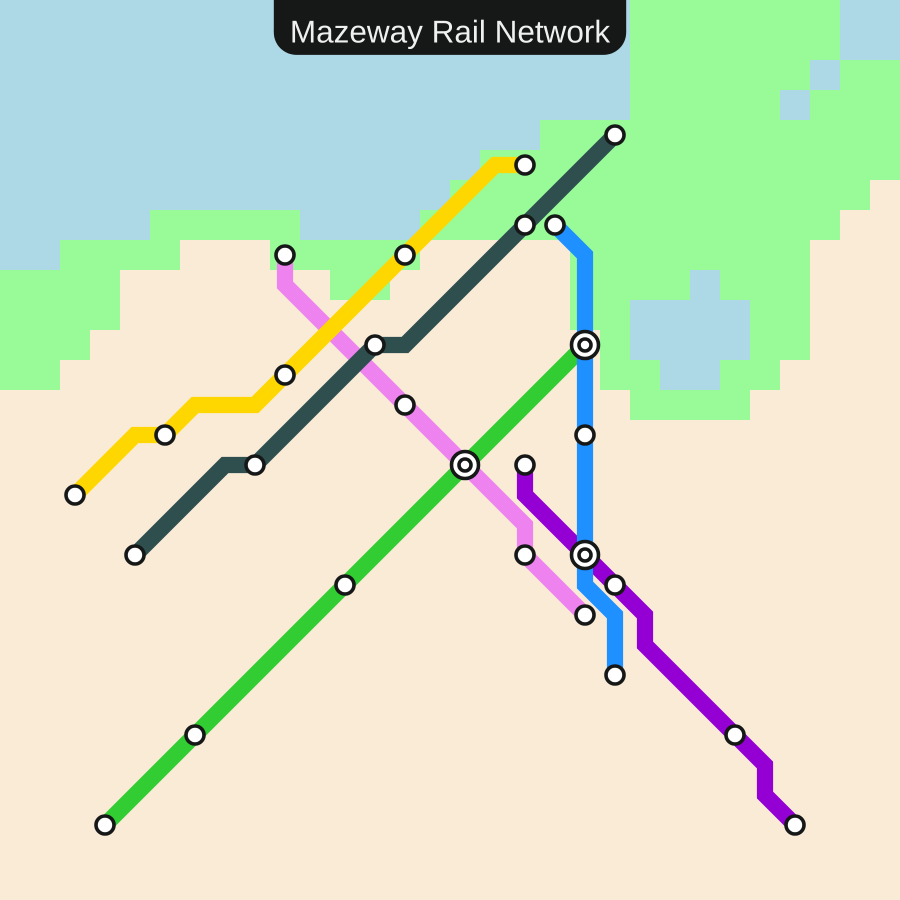
Frame 1 (no input)
Frame 60 (no input): identical to frame 1, image omitted
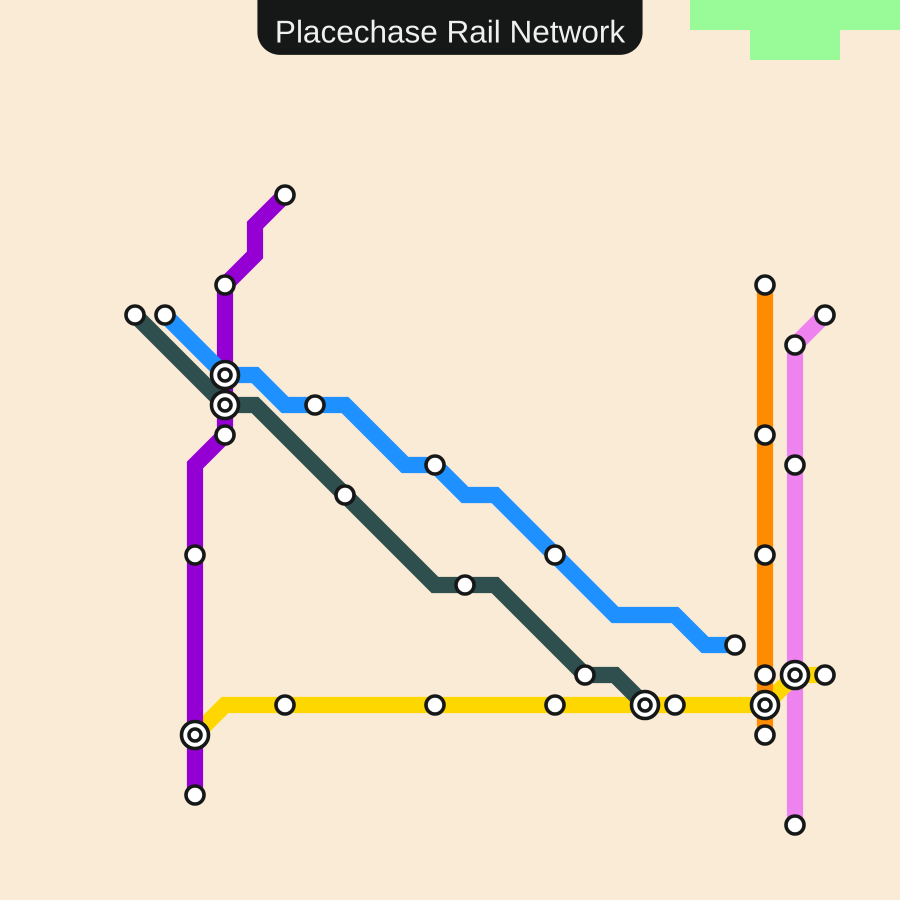
Frame 120 (the mouse pressed at the canvas centre since frame 60)

The p5.js sketch that drew these frames (run headless with seeded random() and noise() and a simulated clock; from frame 60 on, the mouse is pressed at the canvas centre):

// p5.js sketch
// ── sketch.js
let res = 30;
let minDist = res / 2;

let grid = [];
let dX, dY, dir;

let city = [];
let cityDist = res / 8;

let cellSize = 0;

let numLines = 8;

let lines = [];

let lineColours = [];

let stations = [];

let dirs = [
  [0, -1],
  [1, -1],
  [1, 0],
  [1, 1],
  [0, 1],
  [-1, 1],
  [-1, 0],
  [-1, -1],
];

let stationNames = [];
let networkName;
let termini = [];
let lineNames = [];

let colours = [
  "orangered",
  "darkorange",
  "gold",
  "limegreen",
  "dodgerblue",
  "darkviolet",
  "violet",
  "darkslategray",
];

function setup() {
  let dim = min(windowWidth, windowHeight);
  createCanvas(dim * 0.9, dim * 0.9);

  // randomSeed(10);
  // noiseSeed(9);

  cellSize = floor(width / res);
  resizeCanvas(res * cellSize, res * cellSize);

  pixelDensity(2);
  genMap();
  genLines();
  genNames();
}

function updateDir() {
  let a = random([-1, 0, 1]);
  let b = random([-1, 0, 1]);
  dX += a;
  dY += b;
  dX = constrain(dX, -1, 1);
  dY = constrain(dY, -1, 1);
  while (dX == 0 && dY == 0) {
    dX -= a;
    dY -= b;
    a = random([-1, 0, 1]);
    b = random([-1, 0, 1]);
    dX += a;
    dY += b;
    dX = constrain(dX, -1, 1);
    dY = constrain(dY, -1, 1);
  }
}

function turn(){
  dir = (dir + random([1, 2, 6, 7]))%8;
  dX = dirs[dir][0];
  dY = dirs[dir][1];
}

function genLinesX() {
  numLines = 1;

  for (let i = 0; i < numLines; i++) {
    //Choose colour
    let r = floor(random(colours.length));
    while (lineColours.indexOf(r) != -1) {
      r = floor(random(colours.length));
    }
    lineColours[i] = r;

    //Create lines array for vertices
    lines[i] = [];
    let vert = lines[i];

    //Choose starting position
    let x = floor(random(2, res - 2));
    let y = floor(random(2, res - 2));

    //Can't start in water
    while (grid[x][y] == "lightblue") {
      x = floor(random(2, res - 2));
      y = floor(random(2, res - 2));
    }

    vert.push([x, y]);

    //Choose line length
    let len = floor(random(res / 2, (3 * res) / 4));

    len = 31;

    //Choose starting direction
    dir = floor(random(8));
    dX = dirs[dir][0];
    dY = dirs[dir][1];
    
    //line of sight
    let waterDist = Infinity;
    let landAhead = false;
    let turned = false;

    for (let v = 0; v < len; v++) {
      //reset flags
      waterDist = Infinity;
      landAhead = false;
      turned = false;
      
      //Turn on border
      if (x >= res-2){
        dir = random([0, 4, 7, 5]);
        turned = true;
      }
      if (x <= 2){
        dir = random([0, 4, 3, 1]);
        turned = true;
      }
      if (y >= res-2){
        dir = random([1, 7, 2, 6]);
        turned = true;
      }
      if (y <= 2){
        dir = random([2, 3, 5, 6]);
        turned = true;
      }
        dX = dirs[dir][0];
        dY = dirs[dir][0];
      
      //Look ahead
      let a = x;
      let b = y;
      let sight = 0;
      for (let n = 0; n < res * 2; n++) {
        a += dX;
        if (a + dX < 2 || a + dX > res - 2) {
          sight = n;
          break;
        }

        b += dY;
        if (b + dY < 2 || b + dY > res - 2) {
          sight = n;
          break;
        }
      }
      
      for (let s = sight; s > 0; s--){
        let sightLine = grid[x+dX*s][y+dY*s][0];
        
        //Check water distance
        if (sightLine == "lightblue"){
           waterDist = s;
        }
        
        //Check if land ahead
        if (sightLine == "palegreen" || sightLine == "antiquewhite"){
           landAhead = true;
        }
        
      }
      
      //Turn if close to border and not one water
      if (random(sight) < 1 && grid[x][y][0] != 'lightblue' && !turned){
        // let prevDir = dir;
        // turn();
        // while (x+dX > res-2 || x+dX < 2 || y+dY > res-2 || y+dY < 2){
        //   dir = prevDir;
        //   turn();
        // }
        // turned = true;
      }
      
      if (!landAhead && waterDist < 2 && !turned){
        let prevDir = dir;
        turn();
        while (grid[x+dX][y+dY][0] == 'lightblue'){
          dir = prevDir;
          turn();
        }
        print(v);
      }
      
      x += dX;
      y += dY;
      vert.push([x,y]);
      
    }
  }
}

function genLines1() {
  numLines = 5;

  for (let i = 0; i < numLines; i++) {
    //Choose colour
    let r = floor(random(colours.length));
    while (lineColours.indexOf(r) != -1) {
      r = floor(random(colours.length));
    }
    lineColours[i] = r;

    //Create lines array for vertices
    lines[i] = [];
    let vert = lines[i];

    //Choose starting position
    let x = floor(random(2, res - 2));
    let y = floor(random(2, res - 2));

    //Can't start in water
    while (grid[x][y] == "lightblue") {
      x = floor(random(2, res - 2));
      y = floor(random(2, res - 2));
    }

    vert.push([x, y]);

    //Choose line length
    let len = floor(random(res / 2, (3 * res) / 4));

    //Choose direction to travel
    //Head toward centre if on outer thirds
    if (x < res / 3) {
      dX = 1;
    } else if (x > (2 * res) / 3) {
      dX = -1;
    } else {
      dX = random([-1, 0, 1]);
    }
    if (y < res / 3) {
      dY = 1;
    } else if (y > (2 * res) / 3) {
      dY = -1;
    } else {
      dY = random([-1, 0, 1]);
    }

    len = 6;

    let waterLen = 0;
    let backTrack = false;
    let coolDown = 0;

    //Loop through length, find valid verts
    for (let v = 0; v < len; v++) {
      //Sometimes update direction, when not in water, more likely near edges
      let denom = dist(res, res, res / 2, res / 2);
      coolDown += 0.3;
      if (
        random() < (coolDown * dist(x, y, res / 2, res / 2)) / denom &&
        waterLen == 0
      ) {
        updateDir();
        coolDown = 0;
      }

      //Check if next vert valid
      let newX = x + dX;
      let newY = y + dY;

      //If 2 from edge, change direction
      while (newX <= 2 || newX >= res - 2 || newY <= 2 || newY >= res - 2) {
        updateDir();
        newX = x + dX;
        newY = y + dY;
      }

      //If intersect other track, either crossing, or follow along other track until parting
      for (let t = 0; t < lines.length; t++) {
        if (t != i) {
          for (let p = 0; p < lines[t].length; p++) {
            if (lines[t][p][0] == newX && lines[t][p][1] == newY) {
              print("collision");
            }
          }
        }
      }

      //If intersect self, loop formed, terminate
      for (let p = 0; p < vert.length; p++) {
        if (vert[p][0] == newX && vert[p][1] == newY) {
          print("self-collide");
          len = v;
        }
      }

      //If water, straight line until land
      //If no land, backtrack and change direction
      if (grid[newX][newY][0] == "lightblue") {
        waterLen++;
        //if no land
        if (
          waterLen > 0 &&
          (newX <= 2 ||
            newX >= res - 2 ||
            newY <= 2 ||
            newY >= res - 2 ||
            v == len - 1 ||
            v == len)
        ) {
          backTrack = true;

          // print(vert[v-2]);
          dX = newX - vert[v - 2][0];
          dY = newY - vert[v - 2][1];
          // dX = 0;
          // dY = 0;
          for (let n = 0; n < waterLen - 1; n++) {
            vert.pop();
          }
          v = vert.length;
          x = vert[v - 1][0];
          y = vert[v - 1][1];
          updateDir();
          waterLen = 0;
        }
      } else {
        waterLen = 0;
      }

      //Otherwise draw vert
      if (!backTrack) {
        x += dX;
        y += dY;
        vert.push([x, y]);
        grid[x][y].push(i);
      } else {
        backTrack = false;
      }
    }
  }
}

function genLines() {
  numLines = floor(random(5, 9));

  for (let i = 0; i < numLines; i++) {
    let r = floor(random(colours.length));
    while (lineColours.indexOf(r) != -1) {
      r = floor(random(colours.length));
    }
    lineColours[i] = r;

    lines[i] = [];

    let startX = floor(random(2, res - 2));
    let startY = floor(random(2, res - 2));

    while (grid[startX][startY] == "lightblue") {
      startX = floor(random(2, res - 2));
      startY = floor(random(2, res - 2));
    }

    let endX = floor(random(2, res - 2));
    let endY = floor(random(2, res - 2));
    while (
      grid[endX][endY] == "lightblue" ||
      dist(endX, endY, startX, startY) < minDist
    ) {
      endX = floor(random(2, res - 2));
      endY = floor(random(2, res - 2));
    }

    lines[i].push([startX, startY]);

    if (grid[startX][startY][1] != undefined) {
      termini.push(stations.length);
      stations.push([startX, startY, 1, i]);
    } else {
      termini.push(stations.length);
      stations.push([startX, startY, 0, i]);
    }
    grid[startX][startY].push(i);

    let xDif = endX - startX;
    let yDif = endY - startY;

    let xs = [];
    for (let n = 0; n < abs(xDif); n++) {
      xs.push(Math.sign(xDif));
    }

    let ys = [];
    for (let n = 0; n < abs(yDif); n++) {
      ys.push(Math.sign(yDif));
    }

    let dif = abs(xDif) - abs(yDif);
    if (abs(xDif) > abs(yDif)) {
      for (let n = 0; n < dif; n++) {
        ys.splice(floor(random(ys.length)), 0, 0);
      }
    } else {
      for (let n = 0; n < -dif; n++) {
        xs.splice(floor(random(xs.length)), 0, 0);
      }
    }

    let x = startX;
    let y = startY;

    let len = 3;
    let overlap = 0;

    for (let n = 0; n < xs.length - 1; n++) {
      x += xs[n];
      y += ys[n];

      if (grid[x][y][1] != undefined) {
        // if (overlap == 0){
        overlap++;
        lines[i].push([x, y]);
        if (grid[x][y] != "lightblue") {
          stations.push([x, y, 1, i]);
        }
        len = 3;
        // }
        // else {
        //   stations.pop();
        //   let prev = lines[i].pop();
        //   // lines[i].push([prev[0]+1, prev[1]+1]);
        //   // lines[i].push([x+1, y+1]);
        //   // stations.push([x, y, 2, i]);
        //   len = 3;
        // }
      } else {
        if (overlap > 1) {
          let last = stations[stations.length - 1];
          let prev = stations[stations.length - 2];
          let xDif = last[0] - prev[0];
          let yDif = last[1] - prev[1];
          let xStart = last[0] - overlap * xDif;
          let yStart = last[1] - overlap * yDif;
          // let first = lines[i][stations.length-(overlap+2)];
          // let xOff = xStart-first[0];
          // let yOff = yStart-first[1];
          let xOff = 0,
            yOff = 0;
          for (let q = 0; q < overlap; q++) {
            if(stations.length > 0){
              stations.pop();
              lines[i].pop();
            }  
          }
          for (let q = 0; q < overlap; q++) {
            // lines[i].push([xStart-xDif/2, yStart+yDif/2]);
            // stations.push([xStart-xDif/2, yStart+yDif/2, 1, i]);
            xStart += xDif;
            yStart += yDif;
          }
        }

        overlap = 0;

        lines[i].push([x, y]);
        if (grid[x][y] != "lightblue") {
          if (random() < 0.8 && len > 0) {
            len--;
          } else if (len == 0) {
            len = 3;
            stations.push([x, y, 0, i]);
          }
        }
      }
      grid[x][y].push(i);
    }

    lines[i].push([endX, endY]);
    if (grid[endX][endY][1] != undefined) {
      termini.push(stations.length);
      stations.push([endX, endY, 1, i]);
    } else {
      termini.push(stations.length);
      stations.push([endX, endY, 0, i]);
    }
    grid[endX][endY].push(i);
  }
}

function genNames() {
  //duplicate name arrays
  let a = [...name];
  let b = [...suffix];
  let c = [...place];

  //Station names
  for (let i = 0; i < stations.length; i++) {
    let st = a.splice(floor(random(a.length)), 1);

    let mid = "";
    if (random() < 0.8) {
      mid = b.splice(floor(random(b.length)), 1);
    }

    let nd = "";
    if (mid == "") {
      if (random() < 0.8) {
        nd = " " + c.splice(floor(random(c.length)), 1);
      }
    } else {
      if (random() < 0.4) {
        nd = " " + c.splice(floor(random(c.length)), 1);
      }
    }
    stationNames.push(st + mid + nd);
  }

  //Line names
  for (let i = 0; i < numLines; i++) {
    if (random() < 0.5) {
      lineNames.push(
        random([stationNames[termini[i * 2]], stationNames[termini[i * 2 - 1]]])
      );
    } else {
      let st = a.splice(floor(random(a.length)), 1);

      let mid = "";
      if (random() < 0.8) {
        mid = b.splice(floor(random(b.length)), 1);
      }

      let nd = "";
      if (mid == "") {
        if (random() < 0.8) {
          nd = " " + c.splice(floor(random(c.length)), 1);
        }
      } else {
        if (random() < 0.4) {
          nd = " " + c.splice(floor(random(c.length)), 1);
        }
      }
      lineNames.push(st + mid + nd);
    }
  }

  networkName =
    a.splice(floor(random(a.length)), 1) + b.splice(floor(random(b.length)), 1);
}

function genMap() {
  noiseSeed(random(10000));
  let blueCount = 0;
  grid = [];
  for (let i = 0; i < res; i++) {
    grid[i] = [];
    for (let j = 0; j < res; j++) {
      let fid = 23;
      let n = noise(i / fid, j / fid);
      let c = "antiquewhite"; //default ground
      if (blueCount < res * res * 0.7) {
        if (n < 0.36) {
          c = "lightblue";
          blueCount++;
        } else if (n < 0.43) {
          c = "palegreen";
        }
      }
      grid[i][j] = [c];
    }
  }
  let x = floor(random(res));
  let y = floor(random(res));
  while (grid[x][y] == "lightblue") {
    x = floor(random(res));
    y = floor(random(res));
  }
  city = [x, y];
}

function draw() {
  background("antiquewhite");

  //DISPLAY MAP
  strokeWeight(width * 0.001);
  noStroke();
  // stroke(0);
  for (let i = 0; i < res; i++) {
    for (let j = 0; j < res; j++) {
      fill(grid[i][j][0]);
      square(i * cellSize, j * cellSize, cellSize);
    }
  }

  //DISPLAY LINES
  strokeWeight(width * 0.018);
  noFill();
  for (let i = 0; i < lines.length; i++) {
    stroke(colours[lineColours[i]]);
    beginShape();
    for (let v of lines[i]) {
      vertex(v[0] * cellSize + cellSize / 2, v[1] * cellSize + cellSize / 2);
    }
    endShape();
  }

  //DISPLAY STATIONS
  fill(255);
  stroke(22, 24, 24);
  strokeWeight(width * 0.004);
  for (let i = 0; i < stations.length; i++) {
    if (stations[i][2] == 1) {
      ellipse(
        stations[i][0] * cellSize + cellSize / 2,
        stations[i][1] * cellSize + cellSize / 2,
        cellSize * 0.9
      );
      ellipse(
        stations[i][0] * cellSize + cellSize / 2,
        stations[i][1] * cellSize + cellSize / 2,
        cellSize * 0.4
      );
    } else if (stations[i][2] == 0) {
      ellipse(
        stations[i][0] * cellSize + cellSize / 2,
        stations[i][1] * cellSize + cellSize / 2,
        cellSize * 0.6
      );
    } else {
      rect(
        stations[i][0] * cellSize,
        stations[i][1] * cellSize,
        cellSize * 1.5,
        cellSize * 0.6,
        cellSize
      );
    }
  }

  //CITY CENTRE?
  push();
  noFill();
  stroke(255);
  // ellipse(city[0]*cellSize, city[1]*cellSize, cityDist*cellSize);
  pop();

  //DISPLAY NETWORK NAME
  noStroke();
  textAlign(CENTER, TOP);
  textSize(width * 0.035);
  let tw = textWidth(networkName + " Rail Network");
  fill(22, 24, 24);
  rect(
    width * 0.5 - tw * 0.55,
    height * 0.011,
    tw * 1.1,
    height * 0.05,
    width * 0.05
  );
  rect(width * 0.5 - tw * 0.55, 0, tw * 1.1, height * 0.035);
  fill(240);
  text(networkName + " Rail Network", width * 0.5, height * 0.02);

  //Display station and line name
  let linName;
  let linCol;

  textAlign(LEFT, TOP);
  textSize(width * 0.035);
  let numHov = 0;
  for (let i = 0; i < stations.length; i++) {
    let st = stations[i];
    if (
      mouseX > st[0] * cellSize &&
      mouseX < (st[0] + 1) * cellSize &&
      mouseY > st[1] * cellSize &&
      mouseY < (st[1] + 1) * cellSize
    ) {
      //Highlight
      if (stations[i][2] == 0) {
        fill(colours[lineColours[stations[i][3]]]);
      } else {
        fill(0);
      }
      stroke(0);
      strokeWeight(width * 0.004);
      ellipse(
        stations[i][0] * cellSize + cellSize / 2,
        stations[i][1] * cellSize + cellSize / 2,
        cellSize * 0.9
      );

      //STATION NAME
      noStroke();
      tw = textWidth(stationNames[i]);
      fill(22, 24, 24);
      let tOffset = 0;
      if (mouseX > width / 2) {
        tOffset = -tw * 1.15;
      }
      rect(
        (st[0] + 1) * cellSize - tw * 0.03 + tOffset,
        st[1] * cellSize - cellSize * 0.2,
        tw * 1.06,
        cellSize * 1.4,
        cellSize * 0.2
      );
      fill(240);
      text(stationNames[i], (st[0] + 1) * cellSize + tOffset, st[1] * cellSize);

      numHov++;

      //LINE NAME
      if (stations[i][2] == 1) {
        linName = "Interchange";
        linCol = [22, 24, 24];
      } else {
        linName = lineNames[stations[i][3]] + " Line";
        linCol = colours[lineColours[stations[i][3]]];
      }
    }
  }

  if (numHov > 0) {
    noCursor();
    textAlign(CENTER, BOTTOM);
    textSize(width * 0.035);
    tw = textWidth(linName);
    fill(linCol);
    rect(
      width * 0.5 - tw * 0.55,
      height * 0.989 - height * 0.05,
      tw * 1.1,
      height * 0.05,
      width * 0.05
    );
    rect(
      width * 0.5 - tw * 0.55,
      height - height * 0.035,
      tw * 1.1,
      height * 0.035
    );
    fill(240);
    text(linName, width * 0.5, height * 0.99);
  } else {
    cursor(ARROW);
  }
}

function mousePressed() {
  city = [];

  lines = [];

  lineColours = [];

  stations = [];

  stationNames = [];
  termini = [];
  lineNames = [];

  colours = [
    "orangered",
    "darkorange",
    "gold",
    "limegreen",
    "dodgerblue",
    "darkviolet",
    "violet",
    "darkslategray",
  ];
  setup();
}

function windowResized() {
  let dim = min(windowWidth, windowHeight);
  resizeCanvas(dim * 0.9, dim * 0.9);
  cellSize = floor(width / res);
  resizeCanvas(res * cellSize, res * cellSize);
}

let name = [
  "Red",
  "Orange",
  "Yellow",
  "Green",
  "Blue",
  "Indigo",
  "Violet",
  "Pink",
  "Purple",
  "Brown",
  "Black",
  "White",
  "Gray",
  "Silver",
  "Gold",
  "Teal",
  "Cyan",
  "Magenta",
  "Lime",
  "Olive",
  "Maroon",
  "Navy",
  "Beige",
  "Coral",
  "Peach",
  "Lavender",
  "Mint",
  "Mustard",
  "Burgundy",
  "Turquoise",
  "Crimson",
  "Scarlet",
  "Amber",
  "Emerald",
  "Sapphire",
  "Ruby",
  "Topaz",
  "Amethyst",
  "Jade",
  "Pearl",
  "Platinum",
  "Bronze",
  "Copper",
  "Tin",
  "Steel",
  "Chrome",
  "Brass",
  "Slate",
  "Charcoal",
  "Ivory",
  "Cream",
  "Khaki",
  "Tan",
  "Mauve",
  "Lilac",
  "Rose",
  "Sky",
  "Ocean",
  "Forest",
  "Desert",
  "Sunset",
  "Sunrise",
  "Midnight",
  "Dusk",
  "Dawn",
  "John",
  "Jane",
  "Paul",
  "Mary",
  "Mark",
  "Lisa",
  "Mike",
  "Sara",
  "Dave",
  "Beth",
  "Tom",
  "Ann",
  "Sam",
  "Sue",
  "Ben",
  "Amy",
  "Tim",
  "Eve",
  "Dan",
  "Joy",
  "Robert",
  "Michael",
  "William",
  "David",
  "Richard",
  "Charles",
  "Joseph",
  "Thomas",
  "Christopher",
  "Daniel",
  "Matthew",
  "Anthony",
  "Andrew",
  "Joshua",
  "Kevin",
  "Brian",
  "Ashley",
  "Jessica",
  "Amanda",
  "Melissa",
  "Sarah",
  "Jennifer",
  "Elizabeth",
  "Lauren",
  "Emily",
  "Stephanie",
  "Rebecca",
  "Megan",
  "Angela",
  "Nicole",
  "Kimberly",
  "Michelle",
  "James",
  "Ryan",
  "Tyler",
  "Eric",
  "Justin",
  "Jason",
  "Brandon",
  "Dustin",
  "Kyle",
  "Zachary",
  "Adam",
  "Cody",
  "Aaron",
  "Patrick",
  "Sean",
  "Corey",
  "Travis",
  "Jordan",
  "Brittany",
  "Kayla",
  "Chelsea",
  "Taylor",
  "Heather",
  "Amber",
  "Crystal",
  "Tiffany",
  "Erica",
  "Lindsay",
  "Vanessa",
  "Kelly",
  "Shannon",
  "Laura",
  "Christina",
  "Rachel",
  "Scott",
  "Kevin",
  "Brian",
  "Eric",
  "Justin",
  "Jason",
  "Brandon",
  "Dustin",
  "Kyle",
  "Zachary",
  "Adam",
  "Cody",
  "Aaron",
  "Patrick",
  "Sean",
  "Corey",
  "Travis",
  "Jordan",
  "Ashley",
  "Jessica",
  "Amanda",
  "Melissa",
  "Sarah",
  "Jennifer",
  "Elizabeth",
  "Lauren",
  "Emily",
  "Stephanie",
  "Rebecca",
  "Megan",
  "Angela",
  "Nicole",
  "Kimberly",
  "Michelle",
  "James",
  "Ryan",
  "Tyler",
  "Eric",
  "Justin",
  "Jason",
  "Brandon",
  "Dustin",
  "Kyle",
  "Zachary",
  "Adam",
  "Cody",
  "Aaron",
  "Patrick",
  "Sean",
  "Corey",
  "Travis",
  "Jordan",
  "Brittany",
  "Kayla",
  "Chelsea",
  "Taylor",
  "Heather",
  "Amber",
  "Crystal",
  "Tiffany",
  "Erica",
  "Lindsay",
  "Vanessa",
  "Kelly",
  "Shannon",
  "Laura",
  "Christina",
  "Rachel",
  "George",
  "Henry",
  "Edward",
  "William",
  "Thomas",
  "Charles",
  "James",
  "John",
  "Robert",
  "David",
  "Richard",
  "Joseph",
  "Christopher",
  "Daniel",
  "Matthew",
  "Anthony",
  "Andrew",
  "Joshua",
  "Kevin",
  "Brian",
  "Michael",
  "Ryan",
  "Tyler",
  "Eric",
  "Justin",
  "Jason",
  "Brandon",
  "Dustin",
  "Kyle",
  "Zachary",
  "Adam",
  "Cody",
  "Aaron",
  "Patrick",
  "Sean",
  "Corey",
  "Travis",
  "Jordan",
  "Elizabeth",
  "Victoria",
  "Alexandra",
  "Catherine",
  "Charlotte",
  "Margaret",
  "Mary",
  "Patricia",
  "Linda",
  "Barbara",
  "Elizabeth",
  "Jennifer",
  "Maria",
  "Susan",
  "Margaret",
  "Dorothy",
  "Virginia",
  "Frances",
  "Ruth",
  "Evelyn",
  "Alice",
  "Helen",
  "Mildred",
  "Lillian",
  "Gladys",
  "Ethel",
  "Carol",
  "Shirley",
  "Betty",
  "Sandra",
  "Nancy",
  "Donna",
  "Brenda",
  "Karen",
  "Deborah",
  "Cynthia",
  "Angela",
  "Melissa",
  "Laura",
  "Amanda",
  "Ashley",
  "Jessica",
  "Sarah",
  "Stephanie",
  "Rebecca",
  "Megan",
  "Nicole",
  "Kimberly",
  "Michelle",
  "Lauren",
  "Emily",
  "Brittany",
  "Kayla",
  "Chelsea",
  "Taylor",
  "Heather",
  "Amber",
  "Crystal",
  "Tiffany",
  "Erica",
  "Lindsay",
  "Vanessa",
  "Kelly",
  "Shannon",
  "Christina",
  "Rachel",
  "Ant",
  "Ape",
  "Bat",
  "Bear",
  "Bee",
  "Bird",
  "Boar",
  "Bug",
  "Cat",
  "Cod",
  "Cow",
  "Crab",
  "Crow",
  "Deer",
  "Dog",
  "Donkey",
  "Dove",
  "Duck",
  "Eagle",
  "Eel",
  "Elk",
  "Emu",
  "Fox",
  "Frog",
  "Fly",
  "Goat",
  "Goose",
  "Hare",
  "Hawk",
  "Hen",
  "Hog",
  "Horse",
  "Hound",
  "Ibex",
  "Jay",
  "Kite",
  "Kiwi",
  "Koala",
  "Lark",
  "Lion",
  "Llama",
  "Lobster",
  "Louse",
  "Lynx",
  "Mite",
  "Mole",
  "Moth",
  "Mouse",
  "Mule",
  "Newt",
  "Ox",
  "Owl",
  "Panda",
  "Pig",
  "Pike",
  "Pony",
  "Quail",
  "Rabbit",
  "Rat",
  "Raven",
  "Reindeer",
  "Rhino",
  "Roach",
  "Seal",
  "Shark",
  "Sheep",
  "Shrimp",
  "Slug",
  "Snail",
  "Snake",
  "Sole",
  "Squid",
  "Stingray",
  "Swan",
  "Tick",
  "Tiger",
  "Toad",
  "Trout",
  "Turkey",
  "Turtle",
  "Vole",
  "Wasp",
  "Whale",
  "Wolf",
  "Worm",
  "Yak",
  "Zebra",
  "Arch",
  "Arm",
  "Bed",
  "Beam",
  "Bench",
  "Box",
  "Carpet",
  "Chair",
  "Chimney",
  "Couch",
  "Deck",
  "Desk",
  "Door",
  "Drawer",
  "Floor",
  "Frame",
  "Gate",
  "Hall",
  "Hearth",
  "Hinge",
  "Island",
  "Lamp",
  "Mirror",
  "Molding",
  "Pillar",
  "Porch",
  "Roof",
  "Room",
  "Rug",
  "Screen",
  "Shingle",
  "Sink",
  "Sofa",
  "Stair",
  "Stool",
  "Table",
  "Tile",
  "Trim",
  "Vault",
  "Wall",
  "Window",
  "Wing",
  "Aft",
  "Ail",
  "Akin",
  "Alee",
  "Anew",
  "Ape",
  "Apt",
  "Arc",
  "Aught",
  "Aura",
  "Axe",
  "Aye",
  "Bale",
  "Balk",
  "Bard",
  "Bask",
  "Bate",
  "Bay",
  "Bide",
  "Bilk",
  "Bin",
  "Bite",
  "Blip",
  "Blot",
  "Bode",
  "Bog",
  "Bole",
  "Bolt",
  "Boon",
  "Bore",
  "Bough",
  "Brine",
  "Brisk",
  "Brood",
  "Bruin",
  "Bulk",
  "Bunt",
  "Burr",
  "Busk",
  "Cairn",
  "Cask",
  "Cave",
  "Chaff",
  "Chalk",
  "Chant",
  "Chasm",
  "Chat",
  "Chide",
  "Chin",
  "Chip",
  "Chirp",
  "Clam",
  "Clasp",
  "Clod",
  "Clout",
  "Cloy",
  "Coil",
  "Cope",
  "Cord",
  "Core",
  "Corm",
  "Coy",
  "Crag",
  "Cram",
  "Crane",
  "Creep",
  "Crimp",
  "Croak",
  "Croup",
  "Crumb",
  "Crust",
  "Cull",
  "Curb",
  "Curd",
  "Curl",
  "Daft",
  "Dank",
  "Dart",
  "Daub",
  "Daze",
  "Deem",
  "Den",
  "Dint",
  "Dire",
  "Ditch",
  "Dive",
  "Doff",
  "Dole",
  "Dolt",
  "Doom",
  "Dope",
  "Dote",
  "Dour",
  "Dreg",
  "Droll",
  "Drone",
  "Dross",
  "Drub",
  "Dupe",
  "Dusk",
  "Dyad",
  "Eke",
  "Eland",
  "Eld",
  "Emit",
  "Espy",
  "Etch",
  "Evil",
  "Ewer",
  "Fain",
  "Fane",
  "Farl",
  "Fawn",
  "Faze",
  "Fell",
  "Fen",
  "Fetch",
  "Fife",
  "File",
  "Fill",
  "Fin",
  "Fink",
  "Firm",
  "Fist",
  "Flag",
  "Flail",
  "Flak",
  "Flare",
  "Fleck",
  "Flee",
  "Fling",
  "Flint",
  "Flip",
  "Flit",
  "Flop",
  "Flout",
  "Flume",
  "Fob",
  "Fog",
  "Foil",
  "Fond",
  "Font",
  "Fool",
  "Fop",
  "Forge",
  "Foul",
  "Fount",
  "Frock",
  "Frond",
  "Fume",
  "Funk",
  "Fur",
  "Gaff",
  "Gage",
  "Gain",
  "Gait",
  "Gall",
  "Gamut",
  "Gape",
  "Garn",
  "Gash",
  "Gavel",
  "Gawk",
  "Gaze",
  "Gear",
  "Gel",
  "Gibe",
  "Gift",
  "Gill",
  "Gimp",
  "Gird",
  "Gist",
  "Glade",
  "Gleam",
  "Glib",
  "Gloat",
  "Glob",
  "Gloom",
  "Gloss",
  "Glow",
  "Glum",
  "Glut",
  "Gnash",
  "Gnat",
  "Gnaw",
  "Go",
  "Gob",
  "Goad",
  "Gore",
  "Gouge",
  "Gout",
  "Graft",
  "Grain",
  "Graze",
  "Greed",
  "Grim",
  "Grin",
  "Gripe",
  "Grist",
  "Grit",
  "Groan",
  "Groove",
  "Grouse",
  "Growl",
  "Grudge",
  "Guile",
  "Guise",
  "Gull",
  "Gulp",
  "Gum",
  "Gust",
  "Gyp",
  "Hack",
  "Hag",
  "Hail",
  "Hale",
  "Hall",
  "Halt",
  "Ham",
  "Hank",
  "Hap",
  "Hardy",
  "Hark",
  "Has",
  "Haste",
  "Hatch",
  "Haul",
  "Haven",
  "Hawk",
  "Haze",
  "Head",
  "Heal",
  "Heap",
  "Hear",
  "Heat",
  "Heave",
  "Hedge",
  "Heft",
  "Held",
  "Hell",
  "Helm",
  "Hem",
  "Hench",
  "Herb",
  "Herd",
  "Hew",
  "Hick",
  "Hide",
  "Hike",
  "Hill",
  "Hind",
  "Hint",
  "Hip",
  "Hiss",
  "Hive",
  "Hoard",
  "Hoax",
  "Hock",
  "Hog",
  "Hold",
  "Hole",
  "Hollow",
  "Holm",
  "Hone",
  "Honk",
  "Hood",
  "Hook",
  "Hoot",
  "Hop",
  "Hope",
  "Horn",
  "Hot",
  "Hound",
  "Hour",
  "House",
  "Hover",
  "Howl",
  "Hub",
  "Hue",
  "Huff",
  "Hug",
  "Hulk",
  "Hull",
  "Hum",
  "Hunch",
  "Hunt",
  "Hurdle",
  "Hurl",
  "Hush",
  "Husk",
  "Hut",
  "Hyde",
  "Hymn",
  "Icy",
  "Id",
  "Idle",
  "Idol",
  "If",
  "Ilk",
  "Ill",
  "Imp",
  "Inch",
  "Ink",
  "Inn",
  "Input",
  "Inset",
  "Insult",
  "Iota",
  "Ire",
  "Iron",
  "Irk",
  "Isle",
  "Issue",
  "Itch",
  "Item",
  "Ivory",
  "Jack",
  "Jade",
  "Jag",
  "Jail",
  "Jam",
  "Jar",
  "Jaw",
  "Jay",
  "Jazz",
  "Jeer",
  "Jerk",
  "Jest",
  "Jet",
  "Jibe",
  "Jig",
  "Jilt",
  "Jingle",
  "Jinx",
  "Jive",
  "Job",
  "Jog",
  "Join",
  "Joint",
  "Joke",
  "Jolt",
  "Jostle",
  "Jot",
  "Joust",
  "Joy",
  "Judge",
  "Jug",
  "Juice",
  "Jump",
  "Junk",
  "Jut",
  "Keel",
  "Keen",
  "Keep",
  "Keg",
  "Ken",
  "Kern",
  "Ketch",
  "Key",
  "Kick",
  "Kid",
  "Kin",
  "Kind",
  "King",
  "Kirk",
  "Kiss",
  "Kit",
  "Kith",
  "Knack",
  "Knave",
  "Knead",
  "Knell",
  "Knife",
  "Knit",
  "Knob",
  "Knock",
  "Knot",
  "Know",
  "Knurl",
  "Koala",
  "Kohl",
  "Kook",
  "Kudos",
  "Label",
  "Lace",
  "Lack",
  "Lade",
  "Laden",
  "Lag",
  "Laid",
  "Lair",
  "Lake",
  "Lame",
  "Lamp",
  "Lance",
  "Land",
  "Lane",
  "Lank",
  "Lap",
  "Lard",
  "Lark",
  "Lash",
  "Lass",
  "Last",
  "Latch",
  "Late",
  "Lath",
  "Laud",
  "Laugh",
  "Launch",
  "Lava",
  "Lavish",
  "Law",
  "Lawn",
  "Lay",
  "Lazy",
  "Lea",
  "Lead",
  "Leaf",
  "Leak",
  "Lean",
  "Leap",
  "Learn",
  "Leash",
  "Least",
  "Leather",
  "Leave",
  "Lech",
  "Lee",
  "Leer",
  "Left",
  "Leg",
  "Lend",
  "Lens",
  "Lent",
  "Leper",
  "Lesion",
  "Lest",
  "Let",
  "Lethal",
  "Letter",
  "Level",
  "Lever",
  "Liar",
  "Libel",
  "Lice",
  "Lick",
  "Lid",
  "Lie",
  "Life",
  "Lift",
  "Light",
  "Like",
  "Lilt",
  "Limb",
  "Lime",
  "Line",
  "Linger",
  "Link",
  "Lint",
  "Lion",
  "Lip",
  "Lisp",
  "List",
  "Live",
  "Loaf",
  "Loan",
  "Loath",
  "Lob",
  "Lock",
  "Loft",
  "Log",
  "Loin",
  "Loiter",
  "Loll",
  "Lone",
  "Long",
  "Look",
  "Loom",
  "Loop",
  "Loose",
  "Loot",
  "Lop",
  "Lord",
  "Lore",
  "Lose",
  "Loss",
  "Lost",
  "Lot",
  "Loud",
  "Lounge",
  "Lout",
  "Love",
  "Low",
  "Lull",
  "Lump",
  "Lunch",
  "Lunge",
  "Lure",
  "Lurk",
  "Lust",
  "Lute",
  "Lyre",
  "Mace",
  "Mad",
  "Mail",
  "Main",
  "Maim",
  "Make",
  "Male",
  "Mall",
  "Malt",
  "Man",
  "Mane",
  "Manse",
  "Map",
  "Mar",
  "March",
  "Mark",
  "Mart",
  "Mash",
  "Mask",
  "Mass",
  "Mast",
  "Mate",
  "Math",
  "Mauve",
  "Maw",
  "May",
  "Maze",
  "Mead",
  "Meal",
  "Mean",
  "Meat",
  "Meet",
  "Meld",
  "Melt",
  "Mend",
  "Mesh",
  "Mess",
  "Met",
  "Mew",
  "Mica",
  "Midge",
  "Might",
  "Mile",
  "Milk",
  "Mill",
  "Mimic",
  "Mind",
  "Mine",
  "Mint",
  "Mire",
  "Miss",
  "Mist",
  "Mite",
  "Mix",
  "Moan",
  "Moat",
  "Mock",
  "Mode",
  "Mold",
  "Mole",
  "Molest",
  "Mollusk",
  "Mom",
  "Mood",
  "Moon",
  "Moor",
  "Moot",
  "Mop",
  "More",
  "Mortar",
  "Moss",
  "Most",
  "Moth",
  "Move",
  "Much",
  "Mud",
  "Muff",
  "Mug",
  "Mulch",
  "Mule",
  "Mum",
  "Munch",
  "Muse",
  "Mush",
  "Musk",
  "Must",
  "Mute",
  "Myth",
  "Nab",
  "Nag",
  "Nail",
  "Name",
  "Nap",
  "Nark",
  "Nash",
  "Nat",
  "Nave",
  "Near",
  "Neat",
  "Neck",
  "Need",
  "Needy",
  "Nest",
  "Net",
  "Newt",
  "Next",
  "Nib",
  "Nice",
  "Niche",
  "Nick",
  "Night",
  "Nill",
  "Nimb",
  "Nine",
  "Nip",
  "Nit",
  "Node",
  "Noisy",
  "Nomad",
  "Nonce",
  "Nook",
  "Norm",
  "Nose",
  "Not",
  "Note",
  "Noun",
  "Nudge",
  "Null",
  "Numb",
  "Nurse",
  "Nut",
  "Oaf",
  "Oak",
  "Oar",
  "Oath",
  "Odd",
  "Ode",
  "Off",
  "Oft",
  "Oil",
  "Old",
  "Omen",
  "Once",
  "One",
  "Only",
  "Onto",
  "Onyx",
  "Ooze",
  "Opal",
  "Open",
  "Orb",
  "Orc",
  "Ore",
  "Orgy",
  "Ouch",
  "Out",
  "Oust",
  "Oval",
  "Oven",
  "Over",
  "Ovum",
  "Owe",
  "Owl",
  "Own",
  "Pace",
  "Pack",
  "Pad",
  "Page",
  "Pail",
  "Pain",
  "Paint",
  "Pair",
  "Pale",
  "Palm",
  "Pan",
  "Pane",
  "Pant",
  "Park",
  "Parlay",
  "Part",
  "Pass",
  "Past",
  "Paste",
  "Pat",
  "Path",
  "Pawn",
  "Pay",
  "Pea",
  "Peak",
  "Peal",
  "Pearl",
  "Peck",
  "Pedal",
  "Peel",
  "Peep",
  "Peer",
  "Peg",
  "Pelt",
  "Pen",
  "Pest",
  "Pet",
  "Pew",
  "Phial",
  "Phone",
  "Pick",
  "Pike",
  "Pile",
  "Pill",
  "Pin",
  "Pinch",
  "Pine",
  "Pink",
  "Pint",
  "Pipe",
  "Pit",
  "Pitch",
  "Pith",
  "Place",
  "Plan",
  "Plane",
  "Plant",
  "Plate",
  "Play",
  "Plea",
  "Please",
  "Pledge",
  "Plight",
  "Plot",
  "Plow",
  "Pluck",
  "Plug",
  "Plum",
  "Plumb",
  "Plume",
  "Poach",
  "Pod",
  "Poem",
  "Poet",
  "Point",
  "Poke",
  "Pole",
  "Poll",
  "Pond",
  "Pool",
  "Poor",
  "Pop",
  "Port",
  "Pose",
  "Post",
  "Pot",
  "Pound",
  "Pour",
  "Pout",
  "Praise",
  "Prank",
  "Pray",
  "Preen",
  "Press",
  "Price",
  "Prick",
  "Pride",
  "Prime",
  "Prior",
  "Prize",
  "Probe",
  "Prompt",
  "Prone",
  "Proof",
  "Prop",
  "Pry",
  "Psalm",
  "Pub",
  "Puck",
  "Puff",
  "Pull",
  "Pulp",
  "Pulse",
  "Punch",
  "Pup",
  "Pure",
  "Purge",
  "Purse",
  "Push",
  "Put",
  "Quail",
  "Quake",
  "Quash",
  "Queen",
  "Queer",
  "Quell",
  "Quest",
  "Quick",
  "Quip",
  "Quit",
  "Quiz",
  "Quote",
  "Race",
  "Rack",
  "Rad",
  "Rage",
  "Raid",
  "Rail",
  "Rain",
  "Raise",
  "Rake",
  "Ramp",
  "Ranch",
  "Range",
  "Rank",
  "Rap",
  "Rash",
  "Rate",
  "Rat",
  "Rave",
  "Raw",
  "Ray",
  "Raze",
  "Reach",
  "Read",
  "Ready",
  "Realm",
  "Reap",
  "Rear",
  "Rebuff",
  "Recut",
  "Red",
  "Redeem",
  "Reed",
  "Reef",
  "Reel",
  "Refit",
  "Reign",
  "Reject",
  "Relapse",
  "Remit",
  "Rent",
  "Repel",
  "Rest",
  "Retake",
  "Revamp",
  "Revolt",
  "Rhyme",
  "Rib",
  "Rice",
  "Rich",
  "Ride",
  "Ridge",
  "Rift",
  "Rig",
  "Right",
  "Rile",
  "Rim",
  "Rind",
  "Ring",
  "Rinse",
  "Riot",
  "Rip",
  "Rise",
  "Risk",
  "Rite",
  "Road",
  "Roar",
  "Roast",
  "Rob",
  "Robe",
  "Rock",
  "Rod",
  "Roe",
  "Rogue",
  "Role",
  "Roll",
  "Roof",
  "Room",
  "Root",
  "Rope",
  "Rose",
  "Rot",
  "Rough",
  "Round",
  "Rouse",
  "Route",
  "Row",
  "Rub",
  "Rude",
  "Ruin",
  "Rule",
  "Rump",
  "Run",
  "Rune",
  "Rush",
  "Rust",
  "Ruth",
  "Sack",
  "Safe",
  "Sage",
  "Sail",
  "Saint",
  "Sake",
  "Sale",
  "Salt",
  "Salute",
  "Same",
  "Sand",
  "Sane",
  "Sap",
  "Sash",
  "Save",
  "Saw",
  "Say",
  "Scale",
  "Scalp",
  "Scan",
  "Scar",
  "Scare",
  "Scarf",
  "Scene",
  "Scent",
  "Scheme",
  "School",
  "Scoop",
  "Score",
  "Scorn",
  "Scour",
  "Scout",
  "Scowl",
  "Scram",
  "Scrap",
  "Screech",
  "Screen",
  "Screw",
  "Scrub",
  "Scum",
  "Seal",
  "Seam",
  "Search",
  "Seat",
  "Sect",
  "See",
  "Seed",
  "Seek",
  "Seem",
  "Seep",
  "Seize",
  "Sell",
  "Send",
  "Sense",
  "Sent",
  "Serf",
  "Serve",
  "Set",
  "Sew",
  "Sex",
  "Shade",
  "Shaft",
  "Shake",
  "Shall",
  "Shame",
  "Shape",
  "Share",
  "Shark",
  "Sharp",
  "Shave",
  "Sheaf",
  "Shear",
  "Shed",
  "Sheep",
  "Sheet",
  "Shelf",
  "Shell",
  "Shift",
  "Shine",
  "Ship",
  "Shirt",
  "Shock",
  "Shoe",
  "Shoot",
  "Shop",
  "Shore",
  "Short",
  "Shout",
  "Shove",
  "Show",
  "Shred",
  "Shrew",
  "Shrine",
  "Shrink",
  "Shroud",
  "Shrug",
  "Shut",
  "Shy",
  "Sick",
  "Side",
  "Siege",
  "Sigh",
  "Sight",
  "Sign",
  "Silk",
  "Sill",
  "Silt",
  "Sin",
  "Sing",
  "Sink",
  "Sir",
  "Sire",
  "Site",
  "Six",
  "Size",
  "Skate",
  "Skew",
  "Skid",
  "Skill",
  "Skim",
  "Skin",
  "Skip",
  "Skirt",
  "Skit",
  "Skull",
  "Skunk",
  "Sky",
  "Slack",
  "Slain",
  "Slake",
  "Slap",
  "Slate",
  "Slave",
  "Slay",
  "Sleek",
  "Sleep",
  "Sleet",
  "Sleeve",
  "Slice",
  "Slick",
  "Slide",
  "Slight",
  "Slime",
  "Sling",
  "Slip",
  "Slit",
  "Slope",
  "Slot",
  "Slow",
  "Slug",
  "Slump",
  "Slur",
  "Smash",
  "Smell",
  "Smile",
  "Smirk",
  "Smite",
  "Smith",
  "Smoke",
  "Smooth",
  "Snack",
  "Snail",
  "Snake",
  "Snap",
  "Snare",
  "Snatch",
  "Sneak",
  "Sneer",
  "Sniff",
  "Snip",
  "Snob",
  "Snoop",
  "Snore",
  "Snow",
  "Snub",
  "Snuff",
  "Soak",
  "Soap",
  "Soar",
  "Sock",
  "Sod",
  "Sofa",
  "Soft",
  "Soil",
  "Sold",
  "Sole",
  "Some",
  "Song",
  "Soon",
  "Soot",
  "Sore",
  "Sort",
  "Soul",
  "Sound",
  "Soup",
  "Sour",
  "South",
  "Sow",
  "Space",
  "Spade",
  "Span",
  "Spare",
  "Spark",
  "Spasm",
  "Spawn",
  "Speak",
  "Spear",
  "Speck",
  "Speed",
  "Spell",
  "Spend",
  "Spent",
  "Spice",
  "Spike",
  "Spill",
  "Spin",
  "Spine",
  "Spirit",
  "Spit",
  "Spite",
  "Splash",
  "Split",
  "Spoil",
  "Spoke",
  "Spoon",
  "Sport",
  "Spot",
  "Spout",
  "Sprain",
  "Spray",
  "Spread",
  "Spring",
  "Spruce",
  "Spur",
  "Spurn",
  "Spy",
  "Squad",
  "Squall",
  "Square",
  "Squash",
  "Squat",
  "Squeak",
  "Squeal",
  "Squid",
  "Squint",
  "Stab",
  "Stack",
  "Staff",
  "Stage",
  "Stain",
  "Stair",
  "Stake",
  "Stalk",
  "Stall",
  "Stamp",
  "Stand",
  "Star",
  "Stare",
  "Start",
  "State",
  "Stay",
  "Steak",
  "Steal",
  "Steam",
  "Steel",
  "Steep",
  "Steer",
  "Stem",
  "Step",
  "Stern",
  "Stew",
  "Stick",
  "Stiff",
  "Stile",
  "Still",
  "Sting",
  "Stink",
  "Stir",
  "Stock",
  "Stole",
  "Stone",
  "Stoop",
  "Stop",
  "Store",
  "Storm",
  "Story",
  "Stout",
  "Stove",
  "Strain",
  "Strait",
  "Strand",
  "Strap",
  "Straw",
  "Stray",
  "Streak",
  "Stream",
  "Street",
  "Stress",
  "Strew",
  "Stride",
  "Strike",
  "String",
  "Strip",
  "Strive",
  "Stroke",
  "Stroll",
  "Strong",
  "Strum",
  "Strut",
  "Stub",
  "Stuck",
  "Stud",
  "Study",
  "Stuff",
  "Stump",
  "Stun",
  "Stunt",
  "Style",
  "Stylus",
  "Sub",
  "Such",
  "Suck",
  "Suds",
  "Sue",
  "Suit",
  "Sulk",
  "Sum",
  "Sun",
  "Sung",
  "Sunk",
  "Sup",
  "Sure",
  "Surf",
  "Surge",
  "Swab",
  "Swag",
  "Swain",
  "Swamp",
  "Swan",
  "Swap",
  "Swarm",
  "Sway",
  "Sweat",
  "Sweep",
  "Sweet",
  "Swell",
  "Swift",
  "Swim",
  "Swing",
  "Swipe",
  "Swirl",
  "Switch",
  "Sword",
  "Swore",
  "Sworn",
  "Swung",
  "Tab",
  "Tack",
  "Taint",
  "Take",
  "Tale",
  "Talk",
  "Tall",
  "Tame",
  "Tank",
  "Tap",
  "Tape",
  "Tar",
  "Tardy",
  "Tare",
  "Task",
  "Taste",
  "Taunt",
  "Tax",
  "Teach",
  "Team",
  "Tear",
  "Tease",
  "Teeth",
  "Tell",
  "Ten",
  "Tend",
  "Tent",
  "Term",
  "Test",
  "Text",
  "Than",
  "Thank",
  "That",
  "The",
  "Their",
  "Them",
  "Then",
  "There",
  "These",
  "They",
  "Thick",
  "Thief",
  "Thigh",
  "Thin",
  "Thing",
  "Think",
  "Third",
  "This",
  "Thorn",
  "Those",
  "Though",
  "Thread",
  "Threat",
  "Thrill",
  "Thrive",
  "Throat",
  "Throne",
  "Throw",
  "Thud",
  "Thumb",
  "Thus",
  "Tick",
  "Tide",
  "Tie",
  "Tier",
  "Tiger",
  "Tile",
  "Till",
  "Time",
  "Tin",
  "Tint",
  "Tip",
  "Tire",
  "Toad",
  "Toast",
  "Toe",
  "Toil",
  "Told",
  "Toll",
  "Tomb",
  "Tone",
  "Tongue",
  "Too",
  "Tool",
  "Tooth",
  "Top",
  "Torch",
  "Toss",
  "Total",
  "Touch",
  "Tough",
  "Tour",
  "Toward",
  "Towel",
  "Tower",
  "Town",
  "Toy",
  "Trace",
  "Track",
  "Trade",
  "Trail",
  "Train",
  "Trait",
  "Tram",
  "Tramp",
  "Trap",
  "Trash",
  "Tray",
  "Tread",
  "Treat",
  "Tree",
  "Trek",
  "Trend",
  "Trial",
  "Tribe",
  "Trick",
  "Trip",
  "Troll",
  "Troop",
  "Trout",
  "Truck",
  "True",
  "Trump",
  "Trunk",
  "Trust",
  "Truth",
  "Try",
  "Tube",
  "Tuck",
  "Tug",
  "Tune",
  "Turf",
  "Turn",
  "Tusk",
  "Tutor",
  "Twain",
  "Twig",
  "Twin",
  "Twine",
  "Twist",
  "Two",
  "Type",
  "Ugly",
  "Ulcer",
  "Uncle",
  "Under",
  "Undo",
  "Unit",
  "Untie",
  "Until",
  "Up",
  "Urge",
  "Uproar",
  "Upsell",
  "Upset",
  "Urn",
  "Use",
  "Usher",
  "Usual",
  "Utter",
  "Vail",
  "Vain",
  "Vale",
  "Valid",
  "Valley",
  "Valor",
  "Valve",
  "Van",
  "Vane",
  "Vanish",
  "Vapor",
  "Vary",
  "Vast",
  "Vat",
  "Vault",
  "Veal",
  "Veer",
  "Veil",
  "Vein",
  "Velvet",
  "Veneer",
  "Venom",
  "Vent",
  "Venue",
  "Verb",
  "Verge",
  "Verify",
  "Verse",
  "Version",
  "Versus",
  "Very",
  "Vessel",
  "Vest",
  "Veto",
  "Vex",
  "Via",
  "Vial",
  "Vibe",
  "Vice",
  "View",
  "Vigil",
  "Vigor",
  "Villa",
  "Vine",
  "Vinyl",
  "Violin",
  "Viper",
  "Viral",
  "Virtue",
  "Virus",
  "Visa",
  "Visit",
  "Vista",
  "Visual",
  "Vital",
  "Vivid",
  "Vixen",
  "Vocal",
  "Voice",
  "Void",
  "Volcano",
  "Volume",
  "Vomit",
  "Vote",
  "Vouch",
  "Vowel",
  "Voyage",
  "Wad",
  "Wade",
  "Waffle",
  "Waft",
  "Wage",
  "Wager",
  "Wail",
  "Waist",
  "Wait",
  "Wake",
  "Waken",
  "Walk",
  "Wall",
  "Wallow",
  "Walnut",
  "Wand",
  "Wane",
  "Want",
  "War",
  "Ward",
  "Warm",
  "Warn",
  "Warp",
  "Warrant",
  "Wash",
  "Waste",
  "Watch",
  "Water",
  "Wave",
  "Wax",
  "Way",
  "Weal",
  "Wealth",
  "Weapon",
  "Wear",
  "Weasel",
  "Weather",
  "Weave",
  "Web",
  "Wed",
  "Wedge",
  "Weed",
  "Week",
  "Weep",
  "Weigh",
  "Weight",
  "Weird",
  "Well",
  "Welsh",
  "Welt",
  "Wen",
  "Went",
  "West",
  "Wet",
  "Whack",
  "Whale",
  "Wharf",
  "What",
  "Wheat",
  "Wheel",
  "Whelp",
  "When",
  "Where",
  "Which",
  "While",
  "Whip",
  "Whir",
  "Whisper",
  "White",
  "Who",
  "Whole",
  "Whom",
  "Whore",
  "Why",
  "Wick",
  "Wide",
  "Width",
  "Wield",
  "Wife",
  "Wild",
  "Will",
  "Wilt",
  "Win",
  "Wind",
  "Window",
  "Wing",
  "Wink",
  "Wipe",
  "Wire",
  "Wisdom",
  "Wise",
  "Wish",
  "Wit",
  "Witch",
  "With",
  "Within",
  "Without",
  "Woe",
  "Woke",
  "Wolf",
  "Woman",
  "Womb",
  "Wonder",
  "Won't",
  "Wood",
  "Woo",
  "Word",
  "Work",
  "World",
  "Worm",
  "Worry",
  "Worse",
  "Worth",
  "Would",
  "Wound",
  "Wrap",
  "Wrath",
  "Wreck",
  "Wrench",
  "Wrestle",
  "Wretch",
  "Wriggle",
  "Wright",
  "Wring",
  "Wrinkle",
  "Wrist",
  "Write",
  "Wrong",
  "Wrote",
  "Wrought",
  "Wrung",
  "Yard",
  "Yarn",
  "Yaw",
  "Year",
  "Yell",
  "Yes",
  "Yet",
  "Yield",
  "Yo",
  "Yoke",
  "Yolk",
  "Yon",
  "Yonder",
  "You",
  "Young",
  "Your",
  "Youth",
  "Yowl",
  "Yuk",
  "Yum",
  "Zap",
  "Zeal",
  "Zebra",
  "Zero",
  "Zest",
  "Zig",
  "Zag",
  "Zip",
  "Zone",
  "Zoom",
];
let suffix = [
  "burg",
  "bury",
  "by",
  "cliff",
  "dale",
  "don",
  "end",
  "field",
  "ford",
  "gate",
  "glen",
  "heath",
  "hill",
  "holme",
  "ing",
  "isle",
  "land",
  "loo",
  "low",
  "mere",
  "ness",
  "ridge",
  "shire",
  "side",
  "stead",
  "stone",
  "ton",
  "town",
  "vale",
  "ville",
  "way",
  "well",
  "wood",
  "al",
  "ar",
  "ash",
  "ate",
  "bourne",
  "bridge",
  "brook",
  "camp",
  "carrick",
  "castle",
  "chase",
  "chester",
  "close",
  "croft",
  "dean",
  "den",
  "edge",
  "garth",
  "glen",
  "haven",
  "head",
  "holt",
  "key",
  "knoll",
  "ley",
  "lodge",
  "lyn",
  "meadow",
  "mill",
  "mount",
  "nook",
  "over",
  "rise",
  "row",
  "run",
  "thorpe",
  "top",
  "view",
  "way",
  "wick",
  "yard",
];
let place = [
  "Acres",
  "Annex",
  "Apartments",
  "Arboretum",
  "Archipelago",
  "Asylum",
  "Atoll",
  "Auditorium",
  "Avenue",
  "Basin",
  "Battlefield",
  "Beach",
  "Bend",
  "Block",
  "Boardwalk",
  "Bog",
  "Bottom",
  "Boundary",
  "Branch",
  "Bridge",
  "Brook",
  "Building",
  "Bungalow",
  "Bypass",
  "Cabin",
  "Campus",
  "Canyon",
  "Capital",
  "Caravan Park",
  "Castle",
  "Causeway",
  "Cave",
  "Cemetery",
  "Channel",
  "Chapel",
  "City",
  "Cliff",
  "Clinic",
  "Club",
  "Coast",
  "College",
  "Colony",
  "Compound",
  "Condominiums",
  "Conservatory",
  "Continent",
  "Corner",
  "Country",
  "Courtyard",
  "Creek",
  "Crescent",
  "Crossing",
  "Cul-de-sac",
  "Dam",
  "Dale",
  "Depot",
  "Desert",
  "District",
  "Dock",
  "Domain",
  "Dormitory",
  "Downs",
  "Drive",
  "Dune",
  "Dwelling",
  "East",
  "Edge",
  "Elevation",
  "Embankment",
  "Empire",
  "Enclave",
  "Estate",
  "Expanse",
  "Factory",
  "Fairgrounds",
  "Farm",
  "Field",
  "Fjord",
  "Flat",
  "Flats",
  "Forest",
  "Fort",
  "Forum",
  "Fountain",
  "Freeway",
  "Front",
  "Gallery",
  "Garden",
  "Gardens",
  "Garrison",
  "Gateway",
  "Glacier",
  "Glen",
  "Gorge",
  "Green",
  "Grounds",
  "Grove",
  "Gulf",
  "Hamlet",
  "Harbor",
  "Harbour",
  "Heath",
  "Heights",
  "Highlands",
  "Highway",
  "Hill",
  "Hollow",
  "Holt",
  "Home",
  "Homestead",
  "Hospital",
  "Hotel",
  "House",
  "Housing",
  "Ice Cap",
  "Ice Field",
  "Inlet",
  "Institute",
  "Island",
  "Isle",
  "Isthmus",
  "Jail",
  "Junction",
  "Kennel",
  "Kingdom",
  "Knoll",
  "Lagoon",
  "Lake",
  "Land",
  "Landing",
  "Lane",
  "Lawn",
  "Layby",
  "Library",
  "Lighthouse",
  "Lodge",
  "Loop",
  "Lowlands",
  "Mall",
  "Manor",
  "Marsh",
  "Meadow",
  "Meeting Place",
  "Mesa",
  "Metro",
  "Metropolis",
  "Mine",
  "Mission",
  "Monastery",
  "Monument",
  "Moor",
  "Motel",
  "Mound",
  "Mountain",
  "Museum",
  "North",
  "Northwest",
  "Oasis",
  "Ocean",
  "Office",
  "Orchard",
  "Outback",
  "Outpost",
  "Overpass",
  "Overture",
  "Palace",
  "Park",
  "Pass",
  "Pathway",
  "Pavilion",
  "Peak",
  "Peninsula",
  "Pines",
  "Plain",
  "Planet",
  "Plantation",
  "Plateau",
  "Plaza",
  "Point",
  "Pond",
  "Pool",
  "Port",
  "Post Office",
  "Prairie",
  "Precinct",
  "Preserve",
  "Prison",
  "Promenade",
  "Province",
  "Quarry",
  "Quay",
  "Ranch",
  "Range",
  "Rapids",
  "Ravine",
  "Region",
  "Residence",
  "Resort",
  "Restaurant",
  "Retreat",
  "Ridge",
  "Rise",
  "River",
  "Road",
  "Rock",
  "Route",
  "Row",
  "Ruins",
  "Run",
  "Rural Area",
  "Sanctuary",
  "Sandbar",
  "Savannah",
  "School",
  "Sea",
  "Seaboard",
  "Seashore",
  "Settlement",
  "Shanty Town",
  "Shore",
  "Shrine",
  "Site",
  "Skyscraper",
  "Slope",
  "Slum",
  "South",
  "Southwest",
  "Space",
  "Spring",
  "Square",
  "Stadium",
  "State",
  "Station",
  "Suburb",
  "Summit",
  "Swamp",
  "Terrace",
  "Thicket",
  "Town",
  "Track",
  "Trail",
  "Trench",
  "Tributary",
  "Tunnel",
  "Tundra",
  "Underpass",
  "University",
  "Uplands",
  "Valley",
  "Villa",
  "Village",
  "Vista",
  "Void",
  "Volcano",
  "Walk",
  "Wall",
  "Way",
  "West",
  "Wetland",
  "Wharf",
  "Wilderness",
  "Wilds",
  "Winderness",
  "Wood",
  "Woods",
  "Zone",
  "Zoo",
  "Alley",
  "Arcade",
  "Avenue",
  "Bay",
  "Beach",
  "Boulevard",
  "Bridge",
  "Camp",
  "Canyon",
  "Cape",
  "Center",
  "Centre",
  "Circle",
  "Cliff",
  "Close",
  "Common",
  "Corner",
  "Court",
  "Cove",
  "Crescent",
  "Dale",
  "Dam",
  "Delta",
  "Divide",
  "Downs",
  "Drive",
  "Edge",
  "Embankment",
  "Estates",
  "Estuary",
  "Expressway",
  "Falls",
  "Farm",
  "Field",
  "Forest",
  "Fort",
  "Fountain",
  "Freeway",
  "Gardens",
  "Gate",
  "Glacier",
  "Glen",
  "Green",
  "Grove",
  "Harbor",
  "Harbour",
  "Haven",
  "Heights",
  "Highway",
  "Hill",
  "Hollow",
  "Holt",
  "Island",
  "Isle",
  "Junction",
  "Key",
  "Knoll",
  "Lake",
  "Lane",
  "Landing",
  "Lawn",
  "Meadow",
  "Mesa",
  "Mill",
  "Moor",
  "Mountain",
  "Neck",
  "Oasis",
  "Orchard",
  "Overpass",
  "Park",
  "Pass",
  "Path",
  "Pathway",
  "Peak",
  "Peninsula",
  "Pines",
  "Plain",
  "Plateau",
  "Plaza",
  "Point",
  "Pond",
  "Prairie",
  "Quay",
  "Range",
  "Rapids",
  "Ravine",
  "Reservoir",
  "Ridge",
  "Rise",
  "River",
  "Road",
  "Route",
  "Row",
  "Run",
  "Sea",
  "Shore",
  "Slope",
  "Spring",
  "Square",
  "Street",
  "Summit",
  "Terrace",
  "Thicket",
  "Trail",
  "Tundra",
  "Tunnel",
  "Valley",
  "View",
  "Village",
  "Vista",
  "Walk",
  "Way",
  "Well",
  "Wharf",
  "Wilderness",
  "Wood",
  "Woods",
  "Yard",
  "Abbey",
  "Academy",
  "Aerodrome",
  "Airport",
  "Alley",
  "Annex",
  "Apartments",
  "Arboretum",
  "Archipelago",
  "Area",
  "Arena",
  "Arsenal",
  "Atoll",
  "Atrium",
  "Avenue",
  "Basement",
  "Basin",
  "Beach",
  "Bend",
  "Block",
  "Boardwalk",
  "Bog",
  "Bottom",
  "Boundary",
  "Branch",
  "Bridge",
  "Brook",
  "Building",
  "Bungalow",
  "Burrow",
  "Camp",
  "Campus",
  "Canyon",
  "Cape",
  "Capital",
  "Castle",
  "Cave",
  "Center",
  "Centre",
  "Cemetery",
  "Channel",
  "Chapel",
  "Chase",
  "Cliff",
  "Clinic",
  "Club",
  "Coast",
  "College",
  "Colony",
  "Complex",
  "Compound",
  "Condos",
  "Corner",
  "Court",
  "Cove",
  "Crater",
  "Creek",
  "Crescent",
  "Crossing",
  "Crypt",
  "Dale",
  "Dam",
  "Depot",
  "Desert",
  "District",
  "Dock",
  "Domain",
  "Dome",
  "Dorm",
  "Downs",
  "Drive",
  "Dune",
  "Edge",
  "Elevation",
  "Embankment",
  "Empire",
  "Enclave",
  "Estate",
  "Expanse",
  "Factory",
  "Farm",
  "Field",
  "Fjord",
  "Flat",
  "Forest",
  "Fort",
  "Forum",
  "Fountain",
  "Freeway",
  "Front",
  "Gallery",
  "Garden",
  "Garrison",
  "Gate",
  "Gateway",
  "Glacier",
  "Glen",
  "Gorge",
  "Green",
  "Grounds",
  "Grove",
  "Gulf",
  "Hamlet",
  "Harbor",
  "Haven",
  "Heath",
  "Heights",
  "Hill",
  "Hollow",
  "Holt",
  "Home",
  "Homestead",
  "Hospital",
  "Hotel",
  "House",
  "Housing",
  "Ice",
  "Inlet",
  "Institute",
  "Island",
  "Isle",
  "Isthmus",
  "Jail",
  "Junction",
  "Kennel",
  "Kingdom",
  "Knoll",
  "Lagoon",
  "Lake",
  "Land",
  "Lane",
  "Lawn",
  "Levee",
  "Library",
  "Lighthouse",
  "Lodge",
  "Loop",
  "Mall",
  "Manor",
  "Marsh",
  "Meadow",
  "Mesa",
  "Metro",
  "Mine",
  "Mission",
  "Moor",
  "Motel",
  "Mound",
  "Mountain",
  "Neck",
  "North",
  "Oasis",
  "Ocean",
  "Office",
  "Orchard",
  "Outback",
  "Outpost",
  "Overpass",
  "Park",
  "Pass",
  "Path",
  "Peak",
  "Peninsula",
  "Pines",
  "Plain",
  "Plateau",
  "Plaza",
  "Point",
  "Pond",
  "Pool",
  "Port",
  "Prairie",
  "Quarry",
  "Quay",
  "Ranch",
  "Range",
  "Rapids",
  "Ravine",
  "Region",
  "Residence",
  "Resort",
  "Ridge",
  "Rise",
  "River",
  "Road",
  "Rock",
  "Route",
  "Row",
  "Ruins",
  "Run",
  "Sanctuary",
  "Sandbar",
  "Savannah",
  "School",
  "Sea",
  "Shore",
  "Site",
  "Slope",
  "Spring",
  "Square",
  "Station",
  "Suburb",
  "Summit",
  "Swamp",
  "Terrace",
  "Thicket",
  "Town",
  "Trail",
  "Trench",
  "Tundra",
  "Tunnel",
  "Valley",
  "Villa",
  "Village",
  "Vista",
  "Void",
  "Volcano",
  "Walk",
  "Wall",
  "Way",
  "West",
  "Wharf",
  "Wilderness",
  "Wood",
  "Woods",
  "Yard",
  "Zone",
  "Zoo",
];

//remove dups
name = [...new Set(name)];
place = [...new Set(place)];
// ── style.css
html, body {
  background-color: rgb(22,24,24);
/*   background-color: antiquewhite; */
  margin: 0;
  padding: 0;
}
canvas {
  position: absolute;
  top: 50%;
  left: 50%;
  transform: translate(-50%, -50%);  
}
